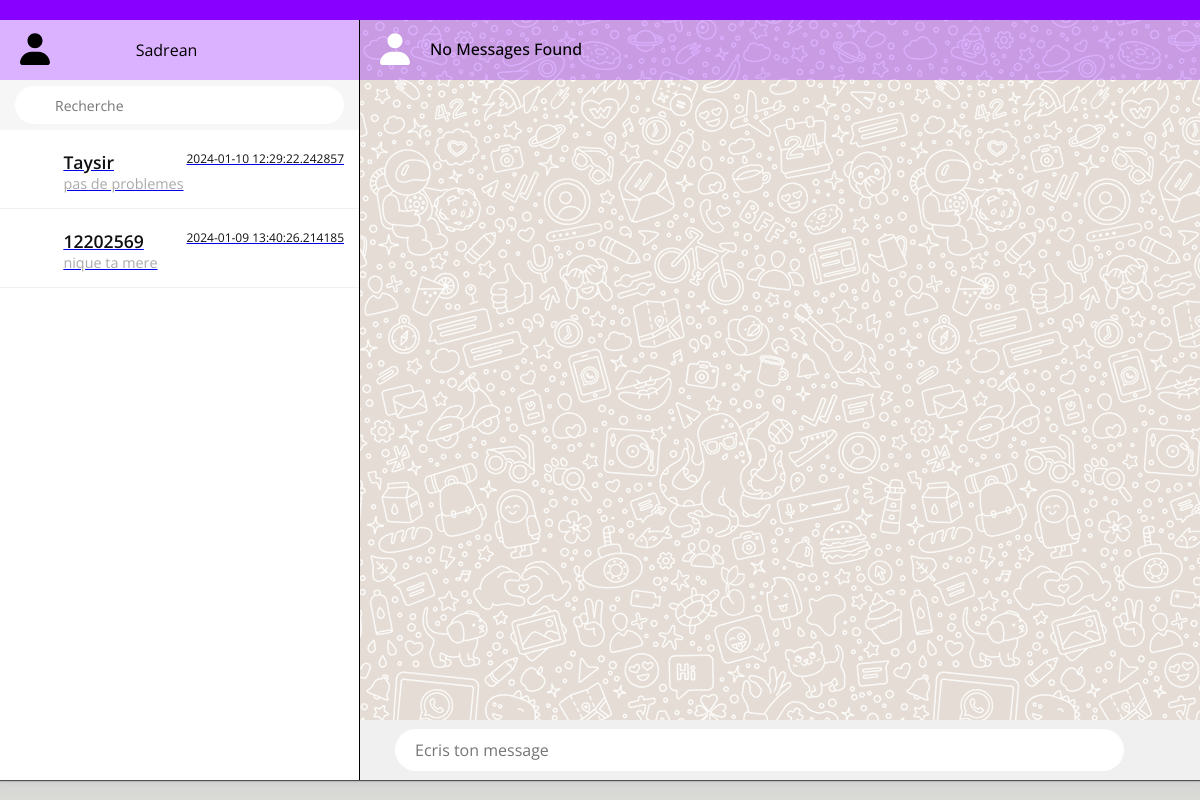
The app's page / (signed in) with its own data.
### website/models.py (models this page shows)
class User(db.Model, UserMixin):
  id = db.Column(db.Integer, primary_key=True)
  email = db.Column(db.String(50), unique=True, nullable=False)
  login = db.Column(db.String(30), unique=True, nullable=False)
  password = db.Column(db.String(20), nullable=False)
  name = db.Column(db.String(20), nullable=False)
  profil = db.Column(db.String(250))
  message = db.relationship('Message')  # pas compris l'utilité
  confirmed = db.Column(db.Boolean, default=False)
  token = db.Column(db.String(100))
  friends = db.relationship('Friend', foreign_keys='Friend.user_id', backref='user', lazy=True)

class Chat(db.Model):
  chat_id = db.Column(db.Integer, primary_key=True)
  chat_name = db.Column(db.String(100))
  is_group = db.Column(db.Boolean, default=False) # a voir si c'est utile

### website/views.py (the view)
@views.route('/')
@login_required
def home():
    from sqlalchemy import text, create_engine
    from sqlalchemy.orm import sessionmaker
    engine = create_engine('sqlite:///instance/database.db')
    Session = sessionmaker(bind=engine)
    session = Session()
    user_id = current_user.id
    query = text("""
        SELECT chat.chat_id AS chat_chat_id, chat.chat_name AS chat_chat_name, message.text AS message_text, message.date AS message_date
        FROM chat
        JOIN chat_member ON chat_member.chat_id = chat.chat_id
        JOIN user ON user.id = chat_member.user_id
        LEFT OUTER JOIN (
            SELECT message.chat_id AS chat_id, max(message.date) AS max_date
            FROM message GROUP BY message.chat_id
        ) AS anon_1 ON anon_1.chat_id = chat.chat_id
        LEFT OUTER JOIN message ON message.chat_id = chat.chat_id AND message.date = anon_1.max_date
        WHERE user.id = :user_id
        ORDER BY CASE WHEN message_date IS NULL THEN 0 ELSE 1 END, message_date DESC;
    """)
    user_chats = session.execute(query, {"user_id": user_id})
    chat_members_dict = {}
    for chat in user_chats:
        chat_id = chat[0]
        query_members = text("""
            SELECT user.id, user.name
            FROM user
            JOIN chat_member ON chat_member.user_id = user.id
            WHERE chat_member.chat_id = :chat_id
        """)
        members = session.execute(query_members, {"chat_id": chat_id}).all()
        chat_members_dict[chat_id] = members
    user_chats = session.execute(query, {"user_id": user_id})
    chat_id = request.args.get('chat_id')
    chat_messages = None
    if chat_id:
        chat_messages = Message.query.filter_by(chat_id=chat_id).order_by(Message.date.asc()).all()
    session.close()
    messages = SESSION.pop('sorted_messages', None)
    currentUserName = User.query.filter_by(id=current_user.id).first().name
    if messages:
        if 'Receiver' in messages[0]:
            receiverName = messages[0]['Receiver']
            print(receiverName)
        else:
            receiverName = 'No Receiver Found'
    else:
        receiverName = 'No Messages Found'
    return render_template('page_accueil.html',
                            chat_messages=chat_messages,
                            user=current_user,
                            currentUserName=currentUserName,
                            username = receiverName,
                            chats=user_chats.all(),
                            chat_members=chat_members_dict,
                            history=messages)

### website/templates/page_accueil.html (shortened to what this page needs)
<!DOCTYPE html>
<html lang="fr">
<head>
    <link rel="stylesheet" href="../static/CSS/page_acuuel.css">
</head>
<body>
    <div class="container">
        <div class="leftside">
            <div class="header">
                <div class="user">
                    <img src="../static/Image/user.svg" class="cover">
                </div>
                <p>{{ user.name }}</p>
            </div>
            <div class="search_chat">
                <div>
                    <input type="text" placeholder="Recherche">
                </div>
            </div>
            <div class="chatlist">
                {% for chat in chats %}
                <a href="{{ url_for('message.getChatDetails', chat_id=chat[0]) }}" onload="scrollToBottom()">
                        <div class="block">
                            <div class="imgbx">
                                <img src="../static/Image/user.svg" class="cover">
                            </div>
                            <div class="details">
                                <div class="listHead">
                                    <h4>{% if chat[0] in chat_members %}
                                        {% if user.id == chat_members[chat[0]][0][0] %}
                                            <p>{{ chat_members[chat[0]][1][1] }}</p>
                                        {% else %}
                                            <p>{{ chat_members[chat[0]][0][1] }}</p>
                                        {% endif %}
                                        {% endif %}
                                    </h4>
                                    <p class="time">{% if chat[3] %}{{chat[3]}}{% else %}Inconnu {% endif %}</p>
                                </div>
                                <div class="message_p">
                                    <p>{% if chat[2] %}{{ chat[2] }}{% else %}Aucun message{% endif %}</p>
                                </div>
                            </div>
                        </div>
                    </a>
                {% endfor %}
            </div>
        </div>
        <div class="rightside">
            <div class="header">
                <div class="imgtext">
                    <div class="user1">
                        <img src="../static/Image/user.svg" class="cover">
                    </div>
                    <h4>  {{username}} </h4>
                </div>
            </div>
            <div class="chatbox">
            </div>
            <form method="POST" action="{{ url_for('message.send_message') }}">
                <div class="chatbox_input">
                    <input type="text" name="message" placeholder="Ecris ton message">
                    <button type="submit" name="submit"></button>
                </div>
            </form>
        </div>
    </div>
</body>
</html>

### website/static/CSS/page_acuuel.css (style rules this page uses)
* { margin: 0; padding: 0; box-sizing: border-box; font-family: 'Open Sans',sans-serif; }
body { display: flex; justify-content: center; align-items: center; min-height:100vh ; background: linear-gradient( #8800FF,#8800FF 130px,#d9dbd5); }
.container { position: relative; width: 1396px; max-width: 100%; height: calc(100vh - 40px); background: grey; box-shadow: 0 1px 1px 0 rgba(0, 0, 0, 0.6), 0 2px 5px 0 rgba(0,0,0,0.06); display: flex; }
.container .leftside { position: relative; flex: 30%; background: #fff; border-right: 1px solid rgba(0, 0, 0, 2); }
.container .rightside { position: relative; flex: 70%; background: #e5ddd5; }
.container .rightside::before { content: ''; position: absolute; top: 0; left: 0; width: 100%; height: 100%; background: url(../Image/fond.png); }
.header { position:relative; width: 100%; height: 60px; background: #8800ff4d; display: flex; justify-content: space-between; align-items: center; padding: 0 15px; }
.user { position: relative; width:40px; height: 40px; overflow: hidden; border-radius: 50%; }
.user1 { position: relative; width:40px; height: 40px; overflow: hidden; border-radius: 50%; }
.cover { position: absolute; top: 0; left: 0; width: 100%; height: 100%; object-fit: cover; }
.search_chat { position: relative; width: 100%; height: 50px; background: #f6f6f6; display: flex; justify-content: center; align-items: center; padding: 0 15px; }
.search_chat div { width: 100%; }
.search_chat div input { width: 100%; outline: none; border: none; background:#fff; padding: 6px; height: 38px; border-radius: 30px; font-size: 14px; padding-left: 40px; }
.chatlist { position: relative; height: calc(100% - 110px); overflow: auto; }
.chatlist .block { position: relative; width: 100%; display: flex; justify-content: center; align-items: center; padding: 15px; border-bottom: 1px solid rgba(0,0,0,0.06); cursor: pointer; }
.chatlist .block .imgbx { position: relative; width: 45px; min-height: 45px; overflow: hidden; border-radius: 50%; margin-right: 10px; }
.chatlist .block .details { position: relative; width: 100%; }
.chatlist .block .details .listHead { display: flex; justify-content: space-between; margin-top: 5px ; }
.chatlist .block .details .listHead h4 { font-size: 1.1em; font-weight: 600; color: #111; }
.chatlist .block .details .listHead .time { font-size: 0.75em; color: #aaa; }
.chatlist .block .details .listHead .time { color: #111; }
.message_p { display: flex; justify-content: space-between; align-items: center; }
.message_p p { color: #aaa; display: -webkit-box; -webkit-line-clamp: 1; font-size: 0.9em; -webkit-box-orient: vertical; overflow: hidden; text-overflow:ellipsis ; }
.imgtext { position: relative; display: flex; justify-content: center; align-items: center; }
.imgtext h4 { font-weight: 500; line-height: 1.2em; margin-left: 15px; }
.chatbox { position: relative; width: 100%; height: calc(100% - 120px); padding: 50px; overflow: auto; }
.chatbox_input { position: relative; width: 100%; height: 60px; background: #f0f0f0; padding: 15px; display: flex; justify-content: space-between; align-items: center; }
.chatbox_input input { position: relative; width: 90%; margin: 0 20px; padding: 10px 20px; border: none; outline: none; border-radius: 30px; font-size: 1em; }
.dark-mode .user , .user1, .imgbx { filter: invert(100%); }

### records on screen
User: name "Sadrean"
Chat: chat "2024-01-10 12:29:22.242857", chat "pas de problemes"
User: name "Taysir"
Chat: chat "2024-01-09 13:40:26.214185", chat "nique ta mere"
User: name "12202569"

### other values on screen
{{ username }} "No Messages Found"
